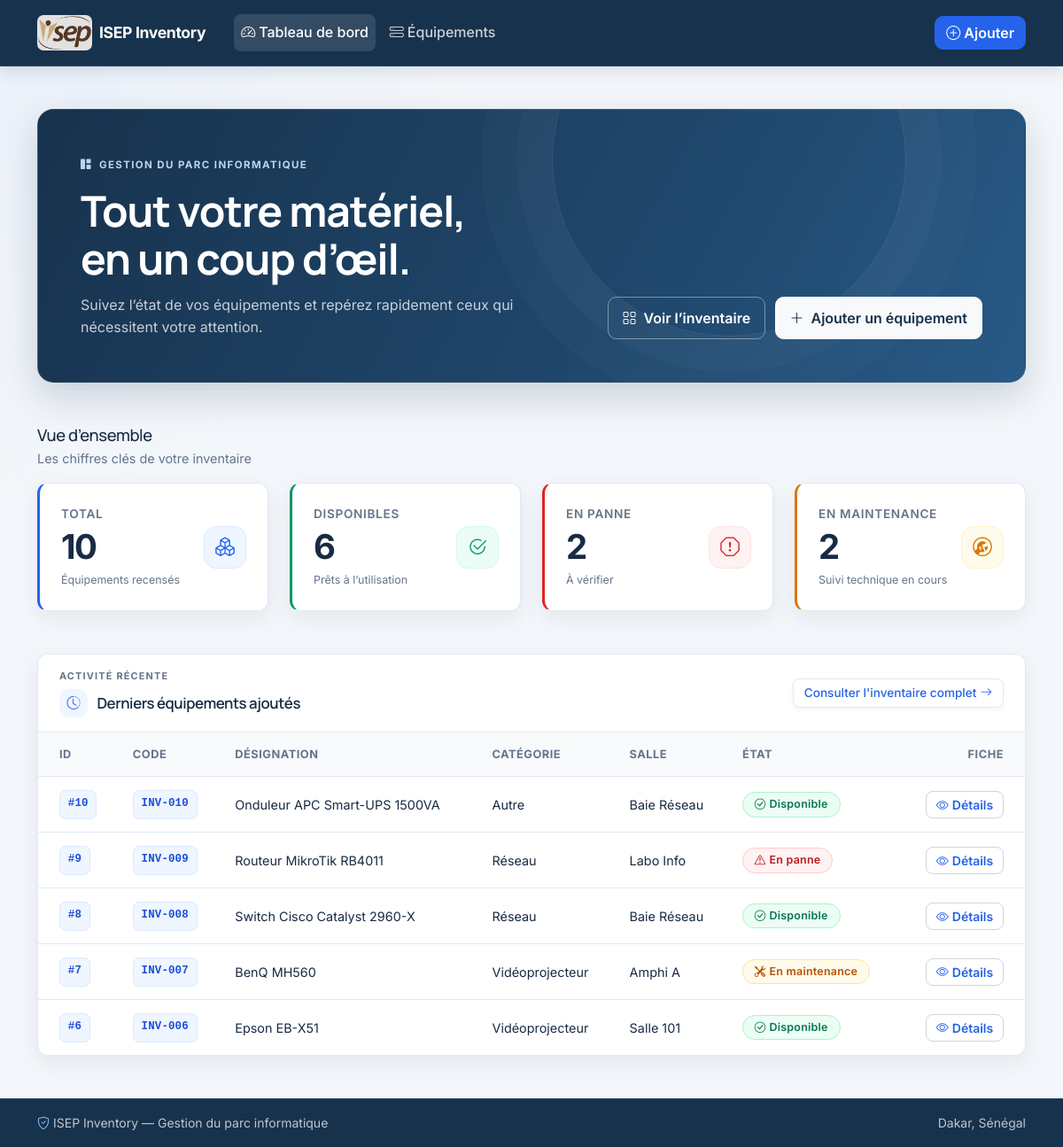
/dashboard/, run on the app's committed database.
### inventory/models.py (models this page shows, shortened)
class Equipement(models.Model):
    class Categorie(models.TextChoices):
        ORDINATEUR = "Ordinateur", "Ordinateur"
        IMPRIMANTE = "Imprimante", "Imprimante"
        VIDEOPROJECTEUR = "Vidéoprojecteur", "Vidéoprojecteur"
        RESEAU = "Réseau", "Réseau"
        AUTRE = "Autre", "Autre"
    class Etat(models.TextChoices):
        DISPONIBLE = "Disponible", "Disponible"
        EN_PANNE = "En panne", "En panne"
        EN_MAINTENANCE = "En maintenance", "En maintenance"
    code_inventaire = models.CharField(
        max_length=30,
        unique=True,
        verbose_name="Code d'inventaire",
        help_text="Identifiant unique de l'équipement (ex. INV-001).",
    )
    designation = models.CharField(
        max_length=150,
        verbose_name="Désignation",
    )
    categorie = models.CharField(
        max_length=30,
        choices=Categorie.choices,
        default=Categorie.ORDINATEUR,
        verbose_name="Catégorie",
    )
    marque = models.CharField(
        max_length=80,
        verbose_name="Marque",
    )
    numero_serie = models.CharField(
        max_length=80,
        blank=True,
        default="",
        verbose_name="Numéro de série",
    )
    date_acquisition = models.DateField(
        verbose_name="Date d'acquisition",
    )
    etat = models.CharField(
        max_length=30,
        choices=Etat.choices,
        default=Etat.DISPONIBLE,
        verbose_name="État",
    )
    salle = models.CharField(
        max_length=100,
        verbose_name="Salle / Emplacement",
    )
    image = models.ImageField(
        upload_to="equipements/",
        blank=True,
        null=True,
        verbose_name="Image de l'équipement",
        help_text="Photo de l'équipement (facultatif : une illustration par défaut est affichée sinon).",
    )
    observations = models.TextField(
        blank=True,
        default="",
        verbose_name="Détails techniques / Observations",
    )
    class Meta:
        ordering = ["code_inventaire"]
        verbose_name = "Équipement"
        verbose_name_plural = "Équipements"

### inventory/views.py (the view)
# urls.py: path("dashboard/", views.dashboard, name="dashboard"),
def dashboard(request):
    total_equipements = Equipement.objects.count()
    nb_disponibles = Equipement.objects.filter(
        etat=Equipement.Etat.DISPONIBLE
    ).count()
    nb_en_panne = Equipement.objects.filter(
        etat=Equipement.Etat.EN_PANNE
    ).count()
    nb_en_maintenance = Equipement.objects.filter(
        etat=Equipement.Etat.EN_MAINTENANCE
    ).count()
    derniers_equipements = Equipement.objects.order_by("-id")[:5]
    context = {
        "total_equipements": total_equipements,
        "nb_disponibles": nb_disponibles,
        "nb_en_panne": nb_en_panne,
        "nb_en_maintenance": nb_en_maintenance,
        "derniers_equipements": derniers_equipements,
    }
    return render(request, "inventory/dashboard.html", context)

### inventory/templates/inventory/dashboard.html (shortened to what this page needs)
{% extends "inventory/base.html" %}
{% block content %}
<section class="dashboard-hero mb-4 mb-lg-5">
    <div class="dashboard-hero-copy">
        <span class="dashboard-eyebrow"><i class="bi bi-grid-1x2-fill me-2"></i>GESTION DU PARC INFORMATIQUE</span>
        <h1>Tout votre matériel,<br class="d-none d-md-block"> en un coup d’œil.</h1>
        <p>Suivez l’état de vos équipements et repérez rapidement ceux qui nécessitent votre attention.</p>
    </div>
    <div class="dashboard-hero-actions">
        <a href="{% url 'inventory:equipement_list' %}" class="btn btn-outline-light">
            <i class="bi bi-grid me-2"></i>Voir l’inventaire
        </a>
        <a href="{% url 'inventory:equipement_create' %}" class="btn btn-light">
            <i class="bi bi-plus-lg me-2"></i>Ajouter un équipement
        </a>
    </div>
</section>
<div class="dashboard-section-heading">
    <div>
        <h2 class="h5 mb-1">Vue d’ensemble</h2>
        <p class="mb-0">Les chiffres clés de votre inventaire</p>
    </div>
</div>
<div class="row g-3 g-xl-4 mb-4 mb-lg-5">
    <div class="col-12 col-sm-6 col-xl-3">
        <div class="card stat-card stat-card-total h-100">
            <div class="card-body d-flex justify-content-between align-items-center p-3 p-lg-4">
                <div>
                    <p class="stat-label mb-1">Total</p>
                    <p class="stat-value mb-0">{{ total_equipements }}</p>
                    <p class="stat-note mb-0">Équipements recensés</p>
                </div>
                <div class="stat-icon">
                    <i class="bi bi-boxes"></i>
                </div>
            </div>
        </div>
    </div>
    <div class="col-12 col-sm-6 col-xl-3">
        <div class="card stat-card stat-card-available h-100">
            <div class="card-body d-flex justify-content-between align-items-center p-3 p-lg-4">
                <div>
                    <p class="stat-label mb-1">Disponibles</p>
                    <p class="stat-value mb-0">{{ nb_disponibles }}</p>
                    <p class="stat-note mb-0">Prêts à l’utilisation</p>
                </div>
                <div class="stat-icon">
                    <i class="bi bi-check2-circle"></i>
                </div>
            </div>
        </div>
    </div>
    <div class="col-12 col-sm-6 col-xl-3">
        <div class="card stat-card stat-card-broken h-100">
            <div class="card-body d-flex justify-content-between align-items-center p-3 p-lg-4">
                <div>
                    <p class="stat-label mb-1">En panne</p>
                    <p class="stat-value mb-0">{{ nb_en_panne }}</p>
                    <p class="stat-note mb-0">À vérifier</p>
                </div>
                <div class="stat-icon">
                    <i class="bi bi-exclamation-octagon"></i>
                </div>
            </div>
        </div>
    </div>
    <div class="col-12 col-sm-6 col-xl-3">
        <div class="card stat-card stat-card-maintenance h-100">
            <div class="card-body d-flex justify-content-between align-items-center p-3 p-lg-4">
                <div>
                    <p class="stat-label mb-1">En maintenance</p>
                    <p class="stat-value mb-0">{{ nb_en_maintenance }}</p>
                    <p class="stat-note mb-0">Suivi technique en cours</p>
                </div>
                <div class="stat-icon">
                    <i class="bi bi-wrench-adjustable-circle"></i>
                </div>
            </div>
        </div>
    </div>
</div>
<div class="card recent-equipment-card">
    <div class="card-header recent-equipment-header d-flex flex-column flex-sm-row justify-content-between align-items-sm-center gap-3 py-3 px-4">
        <div class="recent-equipment-heading">
            <span class="recent-equipment-eyebrow">ACTIVITÉ RÉCENTE</span>
            <h2 class="h5 fw-semibold mb-0">
                <span class="recent-equipment-heading-icon"><i class="bi bi-clock-history"></i></span>
                Derniers équipements ajoutés
            </h2>
        </div>
        <a href="{% url 'inventory:equipement_list' %}" class="small fw-medium">
            Consulter l'inventaire complet <i class="bi bi-arrow-right ms-1"></i>
        </a>
    </div>
    <div class="card-body p-0">
        {% if derniers_equipements %}
            <div class="table-responsive">
                <table class="table table-hover align-middle mb-0 inventory-table">
                    <thead>
                        <tr>
                            <th class="ps-4">ID</th>
                            <th>Code</th>
                            <th>Désignation</th>
                            <th>Catégorie</th>
                            <th>Salle</th>
                            <th>État</th>
                            <th class="text-end pe-4">Fiche</th>
                        </tr>
                    </thead>
                    <tbody>
                        {% for equipement in derniers_equipements %}
                            <tr>
                                <td class="ps-4 fw-semibold">
                                    <a href="{% url 'inventory:equipement_detail' equipement.pk %}" title="Voir les détails et l'image">
                                        <span class="inventory-code">#{{ equipement.pk }}</span>
                                    </a>
                                </td>
                                <td class="fw-semibold">
                                    <a href="{% url 'inventory:equipement_detail' equipement.pk %}">
                                        <span class="inventory-code">{{ equipement.code_inventaire }}</span>
                                    </a>
                                </td>
                                <td>{{ equipement.designation }}</td>
                                <td>{{ equipement.get_categorie_display }}</td>
                                <td>{{ equipement.salle }}</td>
                                <td>
                                    {% if equipement.etat == 'Disponible' %}
                                        <span class="badge badge-etat badge-etat-disponible">
                                            <i class="bi bi-check-circle me-1"></i>{{ equipement.get_etat_display }}
                                        </span>
                                    {% elif equipement.etat == 'En panne' %}
                                        <span class="badge badge-etat badge-etat-panne">
                                            <i class="bi bi-exclamation-triangle me-1"></i>{{ equipement.get_etat_display }}
                                        </span>
                                    {% else %}
                                        <span class="badge badge-etat badge-etat-maintenance">
                                            <i class="bi bi-tools me-1"></i>{{ equipement.get_etat_display }}
                                        </span>
                                    {% endif %}
                                </td>
                                <td class="text-end pe-4">
                                    <a href="{% url 'inventory:equipement_detail' equipement.pk %}" class="btn btn-sm btn-outline-primary">
                                        <i class="bi bi-eye me-1"></i>Détails
                                    </a>
                                </td>
                            </tr>
                        {% endfor %}
                    </tbody>
                </table>
            </div>
        {% endif %}
    </div>
</div>
{% endblock %}

### data on the page
Equipement: pk "10", code_inventaire "INV-010", designation "Onduleur APC Smart-UPS 1500VA", categorie "Autre", salle "Baie Réseau", etat "Disponible"
Equipement: pk "9", code_inventaire "INV-009", designation "Routeur MikroTik RB4011", categorie "Réseau", salle "Labo Info", etat "En panne"
Equipement: pk "8", code_inventaire "INV-008", designation "Switch Cisco Catalyst 2960-X", categorie "Réseau", salle "Baie Réseau", etat "Disponible"
Equipement: pk "7", code_inventaire "INV-007", designation "BenQ MH560", categorie "Vidéoprojecteur", salle "Amphi A", etat "En maintenance"
Equipement: pk "6", code_inventaire "INV-006", designation "Epson EB-X51", categorie "Vidéoprojecteur", salle "Salle 101", etat "Disponible"

### other printed values
{{ total_equipements }} "10"
{{ nb_disponibles }} "6"
{{ nb_en_panne }} "2"
{{ nb_en_maintenance }} "2"
